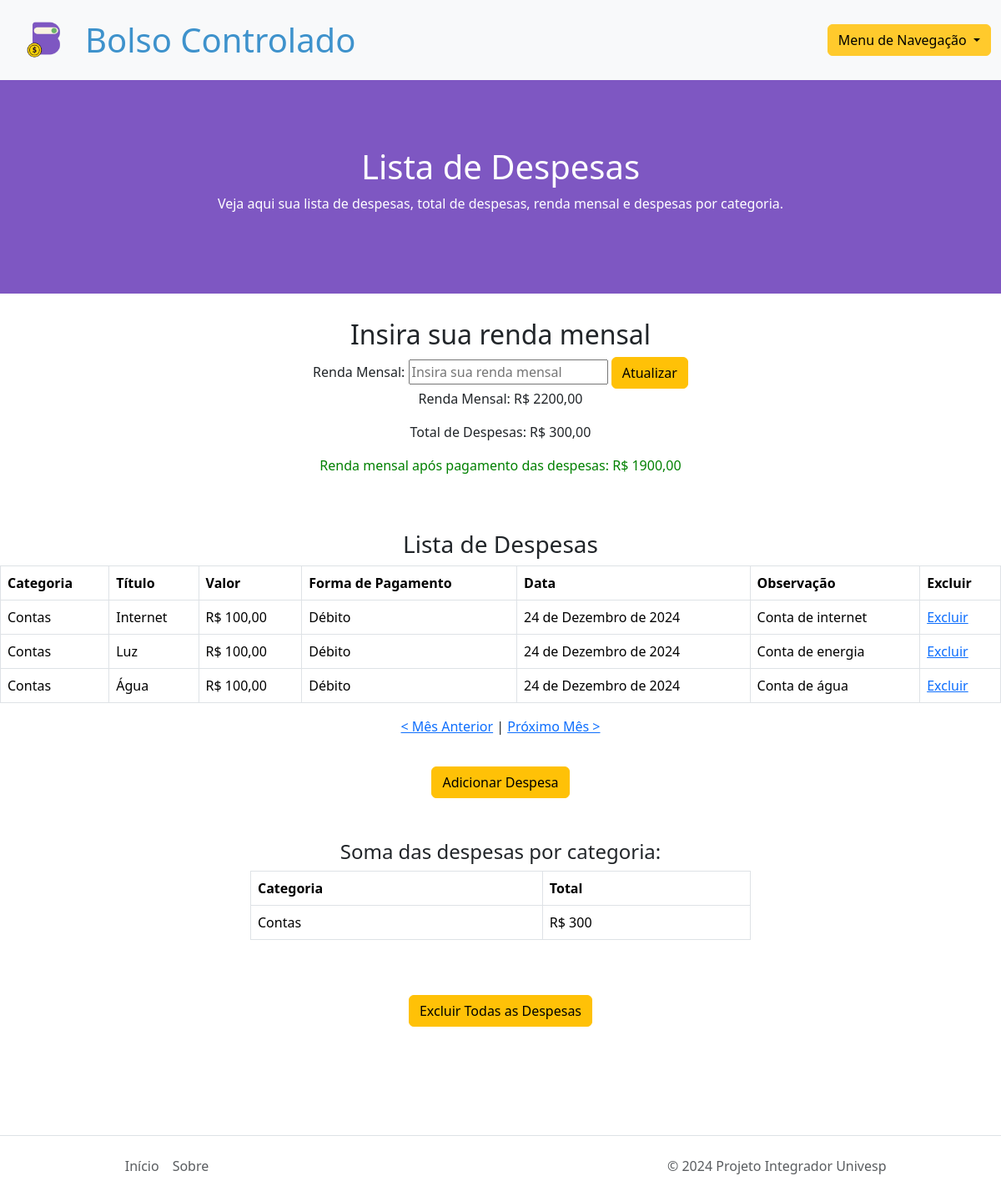
The app's page /expenses/2024/12/ (signed in) with its own data.
### expenses/models.py (models this page shows, shortened)
class UserProfile(models.Model):
    user = models.OneToOneField(User, on_delete=models.CASCADE, related_name='user_profile')  # Adicione related_name
    salary = models.DecimalField(max_digits=10, decimal_places=2, default=0)

class Expense(models.Model):
    expense_category = models.CharField(max_length=20, choices=CATEGORY_CHOICES, verbose_name='Categoria', default='categoria1')
    title = models.CharField(max_length=30, verbose_name='Título')
    amount = models.DecimalField(max_digits=10, decimal_places=2, verbose_name='Valor')
    date = models.DateField(verbose_name='Data')
    user = models.ForeignKey(User, on_delete=models.CASCADE, related_name='expenses')  # Adicione related_name
    payment_method = models.CharField(blank=True, max_length=20, choices=PAYMENT_CHOICES, verbose_name='Forma de Pagamento (Opcional)', default='Dinheiro')
    observation = models.TextField(blank=True, verbose_name='Observação', max_length=60)
    duration_months = models.IntegerField(verbose_name='Duração em Meses', default=1)
    class Meta:
        verbose_name = 'Despesa'
        verbose_name_plural = 'Despesas'

### expenses/views.py (the view, shortened to what this page needs)
# urls.py: path('expenses/', ExpenseListView.as_view(), name='expense_list'),
class ExpenseListView(LoginRequiredMixin, ListView):
    model = Expense
    template_name = 'expenses/expense_list.html'
    context_object_name = 'expenses'
    def get_queryset(self):
        year = self.kwargs.get('year', None)
        month = self.kwargs.get('month', None)
        if year is None or month is None:
            current_date = datetime.now()
            year = current_date.year
            month = current_date.month
        return Expense.objects.filter(user=self.request.user, date__year=year, date__month=month)
    def get_context_data(self, **kwargs):
        context = super().get_context_data(**kwargs)
        year = int(self.kwargs.get('year', datetime.now().year))
        month = int(self.kwargs.get('month', datetime.now().month))
        prev_month, prev_year = (month - 1, year) if month > 1 else (12, year - 1)
        next_month, next_year = (month + 1, year) if month < 12 else (1, year + 1)
        expenses = self.get_queryset()
        total_expenses = expenses.aggregate(total=Sum('amount'))['total'] or 0
        salary = UserProfile.objects.get(user=self.request.user).salary if UserProfile.objects.filter(user=self.request.user).exists() else None
        difference = salary - total_expenses if salary is not None else None
        expenses_by_category = expenses.values('expense_category').annotate(total_amount=Sum('amount'))
        context.update({
            'total_expenses': round(total_expenses, 2),
            'salary': salary,
            'difference': difference,
            'expenses_by_category': expenses_by_category,
            'year': year,
            'month': month,
            'prev_year': prev_year,
            'prev_month': prev_month,
            'next_year': next_year,
            'next_month': next_month,
        })
        return context

### expenses/templates/expenses/expense_list.html (shortened to what this page needs)
{% load static %}
<!DOCTYPE html>
<html lang="pt-br">
<head>
    <link href="https://cdn.jsdelivr.net/npm/bootstrap@5.3.3/dist/css/bootstrap.min.css" rel="stylesheet">
</head>
<body>
<nav class="navbar navbar-expand-lg bg-body-tertiary">
    <div class="container-fluid">
        <div style="display: flex; align-items: center;">
            <img id="logo-img" src="{% static 'img/bolso-controlado-img.png'%}" alt="logo">
            <div id="logo-letras" class="display-6" style="margin-left: 10px;"><strong>Bolso Controlado</strong></div>
        </div>
    <div class="dropdown">
        <button class="btn btn-secondary dropdown-toggle" style="color: black; background-color: #FFCA2C; border-color: #FFCA2C;" type="button" data-bs-toggle="dropdown" aria-expanded="false">
          Menu de Navegação
        </button>
      </div>
    </div>
  </nav>
<div id="banner">
    <h1 id="cor-letra-banner">Lista de Despesas</h1>
    <p id="cor-letra-banner">Veja aqui sua lista de despesas, total de despesas, renda mensal e despesas por categoria.</p>
</div>
<div class="text-center" style="padding-top: 30px;">
    <h2>Insira sua renda mensal</h2>
    <form action="{% url 'expense_list' %}" method="post">
        <label for="salary">Renda Mensal:</label>
        <input type="text" id="salary" name="salary" placeholder="Insira sua renda mensal">
        <button class="btn btn-warning" type="submit">Atualizar</button>
    </form>
    {% if salary %}
    <p>Renda Mensal: R$ {{ salary }}</p>
    {% endif %}
    <p>Total de Despesas: R$ {{ total_expenses }}</p>
    {% if difference is not None %}
    {% if difference >= 0 %}
        <p style="color: green;">Renda mensal após pagamento das despesas: R$ {{ difference }}</p>
    {% else %}
        <p style="color: red;">Renda mensal após pagamento das despesas: <span style="color: red;">R$ {{ difference }}</span> <span style="color: red;">(Renda negativa)</span></p>
    {% endif %}
{% endif %}
</div>
<h3 class="text-center" style="padding-top: 50px;">Lista de Despesas</h3>
<div class="table-responsive">
    <table class="table table-bordered">
        <thead>
            <tr>
                <th scope="col">Categoria</th>
                <th scope="col">Título</th>
                <th scope="col">Valor</th>
                <th scope="col">Forma de Pagamento</th>
                <th scope="col">Data</th>
                <th scope="col">Observação</th>
                <th scope="col">Excluir</th>
            </tr>
        </thead>
        <tbody>
            {% for expense in expenses %}
            <tr>
                <td>{{ expense.expense_category }}</td>
                <td>{{ expense.title }}</td>
                <td>R$ {{ expense.amount }}</td>
                <td>{{ expense.payment_method }}</td>
                <td>{{ expense.date }}</td>
                <td>{{ expense.observation }}</td>
                <td><a href="{% url 'delete_expense' expense.id %}">Excluir</a></td>
            </tr>
            {% endfor %}
        </tbody>
    </table>
</div>
<div class="text-center" style="margin-bottom:3%">
    {% if year and month %}
        <p>
            <a href="{% if month > 1 %}{% url 'expense_list_month' year=year month=month|add:'-1' %}{% else %}{% url 'expense_list_month' year=year|add:'-1' month=12 %}{% endif %}">&lt; Mês Anterior</a> |
            <a href="{% if month < 12 %}{% url 'expense_list_month' year=year month=month|add:'1' %}{% else %}{% url 'expense_list_month' year=year|add:'1' month=1 %}{% endif %}">Próximo Mês &gt;</a>
        </p>
    {% endif %}
    </div>
<div class="text-center">
    <button class="btn btn-warning" onclick="window.location.href='{% url 'add_expense' %}'">Adicionar Despesa</button>
</div>
<div>
    <div class="col-6 mx-auto">
        <h4 class="text-center" style="padding-top: 50px;">Soma das despesas por categoria:</h4>
        <div class="table-responsive">
            <table class="table table-bordered">
                <thead>
                    <tr>
                        <th scope="col">Categoria</th>
                        <th scope="col">Total</th>
                    </tr>
                </thead>
                <tbody>
                    {% for category in expenses_by_category %}
                    <tr>
                        <td>{{ category.expense_category }}</td>
                        <td>R$ {{ category.total_amount }}</td>
                    </tr>
                    {% endfor %}
                </tbody>
            </table>
        </div>
    </div>
</div>
<div class="text-center" style="margin-top: 50px;">
    <form action="{% url 'confirm_delete_expenses' %}" method="post">
        <button class="btn btn-warning" type="submit">Excluir Todas as Despesas</button>
    </form>
</div>
<footer class="d-flex flex-wrap justify-content-between align-items-center py-3 border-top" style="margin-top: 130px;">
    <ul class="nav col-md-4 justify-content-center">
        <li class="nav-item"><a href="#" class="nav-link px-2 text-muted">Início</a></li>
        <li class="nav-item"><a href="{% url 'about' %}" class="nav-link px-2 text-muted">Sobre</a></li>
    </ul>
    <p class="col-md-4 mb-0 text-muted">© 2024 Projeto Integrador Univesp</p>
</footer>
</body>
</html>

### expenses/templates/expenses/expense_list.html (style rules this page uses)
:root { --obs: red; --letras-nav-bar-preto: #000000; --fundo-banner: #7E57C2; --letras-banner: #ffffff; --letras-nav-bar-azul: #3E92CC; --cor-input: #cfcfcfcf; }
#logo-letras { color: var(--letras-nav-bar-azul); }
#logo-img { width: 5rem; height: 5rem; }
#banner { background-color: var(--fundo-banner); padding: 5rem; padding-bottom: 5rem; text-align: center; }
#cor-letra-banner { color: var(--letras-banner); }

### records on screen
UserProfile: salary "2200,00"
Expense: expense_category "Contas", title "Internet", amount "100,00", payment_method "Débito", date "24 de Dezembro de 2024", observation "Conta de internet"
Expense: expense_category "Contas", title "Luz", amount "100,00", payment_method "Débito", date "24 de Dezembro de 2024", observation "Conta de energia"
Expense: expense_category "Contas", title "Água", amount "100,00", payment_method "Débito", date "24 de Dezembro de 2024", observation "Conta de água"

### other values on screen
{{ total_expenses }} "300,00"
{{ difference }} "1900,00"
{{ category.expense_category }} "Contas"
{{ category.total_amount }} "300"
